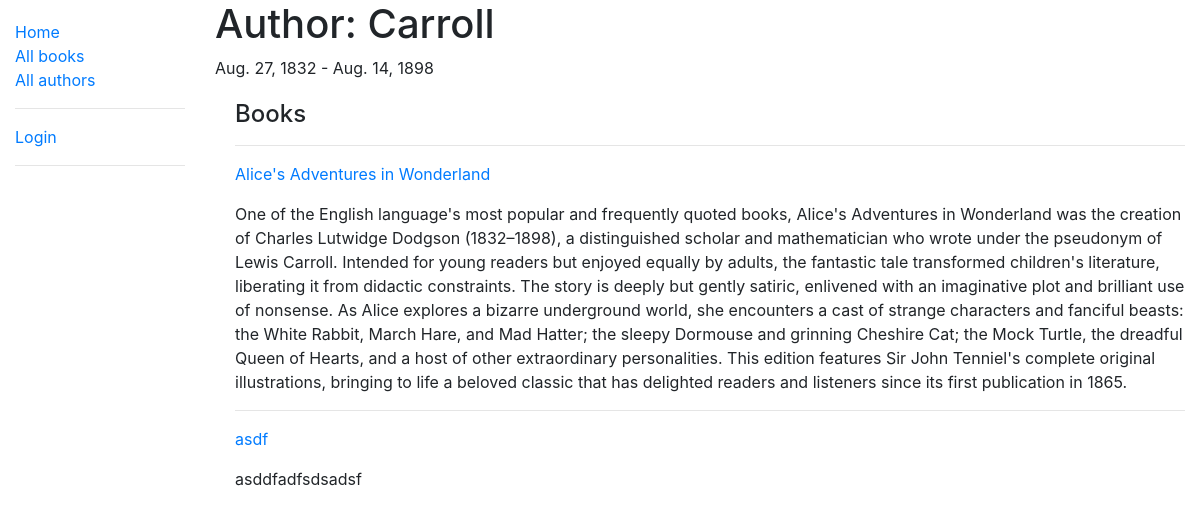
The app's page /catalog/author/1 with its own data.
### catalog/models.py (models this page shows, shortened)
class Author(models.Model):
    first_name = models.CharField(max_length=100)
    last_name = models.CharField(max_length=100)
    date_of_birth = models.DateField(null=True, blank=True)
    date_of_death = models.DateField('died', null=True, blank=True)
    class Meta:
        ordering = ['last_name', 'first_name']
        permissions = (("can_edit", "Can CRUD Authors"),)

class Book(models.Model):
    title = models.CharField(max_length=200)
    author = models.ForeignKey('Author', on_delete=models.SET_NULL, null=True)
    summary = models.TextField(max_length=1000, help_text='Enter a brief description of the book')
    isbn = models.CharField('ISBN', max_length=13, help_text='13 Character <a href="https://www.isbn-international.org/content/what-isbn">ISBN number</a>')
    genre = models.ManyToManyField(Genre, help_text='Select a genre for this book')
    language = models.ForeignKey('Language', null=True, on_delete=models.SET_NULL)
    def get_absolute_url(self):
        return reverse('book-detail', args=[str(self.id)])
    def display_genre(self):
        """Create a string for the Genre. This is required to display genre in Admin."""
        return ', '.join(genre.name for genre in self.genre.all()[:3])
    display_genre.short_description = 'Genre'

### catalog/views.py (the view)
# urls.py: path('author/<int:pk>', views.AuthorDetailView.as_view() , name= 'author-detail' )
class AuthorDetailView(generic.DetailView):
    model = Author

### catalog/templates/catalog/author_detail.html
{% extends "base_generic.html" %}
{% block content %}
    <h1>Author: {{ author.last_name }}</h1>
    <p>
        {% if author.date_of_birth %}
        {{ author.date_of_birth}}
        {% else %}
        'Date of birth not found'
        {% endif %}
        -
        {% if author.date_of_death %}
        {{ author.date_of_death}}
        {% else %}
        'Date of death not found'
        {% endif %}
    </p>
  <div style="margin-left:20px;margin-top:20px">
    <h4>Books</h4>
    {% for book in author.book_set.all %}
      <hr>
      <p><a href="{{book.get_absolute_url}}">{{book.title}}</a></p>
      <p>{{book.summary}}</p>
    {% endfor %}
  </div>
{% endblock %}

### records on screen
Author: last_name "Carroll", date_of_birth "Aug. 27, 1832", date_of_death "Aug. 14, 1898"
Book: title "Alice's Adventures in Wonderland", summary "One of the English language's most popular and frequently quoted books, Alice's Adventures in Wonderland was the creation of Charles Lutwidge Dodgson (1832–1898), a distinguished scholar and mathematician who wrote under the pseudonym of Lewis Carroll. Intended for young readers but enjoyed equally by adults, the fantastic tale transformed children's literature, liberating it from didactic constraints. The story is deeply but gently satiric, enlivened with an imaginative plot and brilliant use of nonsense. As Alice explores a bizarre underground world, she encounters a cast of strange characters and fanciful beasts: the White Rabbit, March Hare, and Mad Hatter; the sleepy Dormouse and…"
Book: title "asdf", summary "asddfadfsdsadsf"
